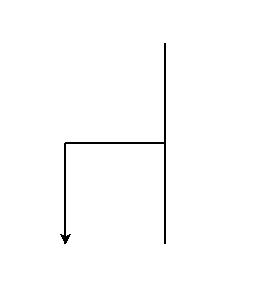

Python code for this plot:
"""
   椅子.py
"""
import turtle          # 导入海龟模块

turtle.pensize(2)      # 设定画笔尺寸
turtle.left(90)        # 海龟左转90度
turtle.fd(200)         # 海龟前进100
turtle.bk(100)         # 海龟倒退50
turtle.left(90)        # 海龟左转90度
turtle.fd(100)         # 海龟前进50
turtle.left(90)        # 海龟左转90
turtle.fd(100)         # 海龟前进50 
turtle.done()          # 海龟做完了
